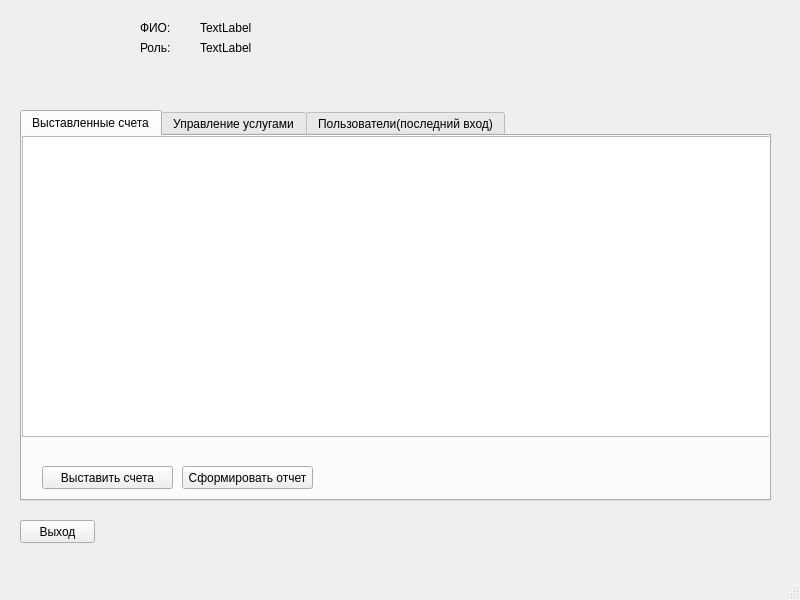
<?xml version="1.0" encoding="UTF-8"?>
<ui version="4.0">
 <class>MainWindow</class>
 <widget class="QMainWindow" name="MainWindow">
  <property name="geometry">
   <rect>
    <x>0</x>
    <y>0</y>
    <width>800</width>
    <height>600</height>
   </rect>
  </property>
  <property name="minimumSize">
   <size>
    <width>800</width>
    <height>600</height>
   </size>
  </property>
  <property name="windowTitle">
   <string>MainWindow</string>
  </property>
  <widget class="QWidget" name="centralwidget">
   <widget class="QLabel" name="label_photo">
    <property name="geometry">
     <rect>
      <x>20</x>
      <y>10</y>
      <width>81</width>
      <height>81</height>
     </rect>
    </property>
    <property name="sizePolicy">
     <sizepolicy hsizetype="Fixed" vsizetype="Fixed">
      <horstretch>0</horstretch>
      <verstretch>0</verstretch>
     </sizepolicy>
    </property>
    <property name="autoFillBackground">
     <bool>true</bool>
    </property>
    <property name="text">
     <string/>
    </property>
    <property name="scaledContents">
     <bool>true</bool>
    </property>
   </widget>
   <widget class="QLabel" name="label_name">
    <property name="geometry">
     <rect>
      <x>200</x>
      <y>20</y>
      <width>311</width>
      <height>16</height>
     </rect>
    </property>
    <property name="text">
     <string>TextLabel</string>
    </property>
   </widget>
   <widget class="QLabel" name="label_role">
    <property name="geometry">
     <rect>
      <x>200</x>
      <y>40</y>
      <width>271</width>
      <height>16</height>
     </rect>
    </property>
    <property name="text">
     <string>TextLabel</string>
    </property>
   </widget>
   <widget class="QStackedWidget" name="mainwidget">
    <property name="geometry">
     <rect>
      <x>20</x>
      <y>110</y>
      <width>761</width>
      <height>391</height>
     </rect>
    </property>
    <property name="currentIndex">
     <number>4</number>
    </property>
    <widget class="QWidget" name="admin">
     <widget class="QTabWidget" name="tabWidget">
      <property name="geometry">
       <rect>
        <x>0</x>
        <y>0</y>
        <width>771</width>
        <height>391</height>
       </rect>
      </property>
      <property name="currentIndex">
       <number>1</number>
      </property>
      <widget class="QWidget" name="users">
       <attribute name="title">
        <string>Пользователи</string>
       </attribute>
       <widget class="QTableView" name="userstable">
        <property name="geometry">
         <rect>
          <x>0</x>
          <y>0</y>
          <width>751</width>
          <height>301</height>
         </rect>
        </property>
        <attribute name="horizontalHeaderStretchLastSection">
         <bool>true</bool>
        </attribute>
        <attribute name="verticalHeaderStretchLastSection">
         <bool>false</bool>
        </attribute>
       </widget>
       <widget class="QPushButton" name="resetbutton">
        <property name="geometry">
         <rect>
          <x>20</x>
          <y>320</y>
          <width>111</width>
          <height>23</height>
         </rect>
        </property>
        <property name="text">
         <string>Сброс пароля</string>
        </property>
       </widget>
       <widget class="QPushButton" name="blockbutton">
        <property name="geometry">
         <rect>
          <x>140</x>
          <y>320</y>
          <width>171</width>
          <height>23</height>
         </rect>
        </property>
        <property name="text">
         <string>Блокировка/Разблокировка</string>
        </property>
       </widget>
      </widget>
      <widget class="QWidget" name="logs">
       <attribute name="title">
        <string>Логирование</string>
       </attribute>
       <widget class="QTableView" name="logtable">
        <property name="geometry">
         <rect>
          <x>0</x>
          <y>0</y>
          <width>751</width>
          <height>301</height>
         </rect>
        </property>
       </widget>
      </widget>
     </widget>
    </widget>
    <widget class="QWidget" name="laborant">
     <widget class="QTabWidget" name="myorderstable_2">
      <property name="geometry">
       <rect>
        <x>0</x>
        <y>0</y>
        <width>771</width>
        <height>391</height>
       </rect>
      </property>
      <property name="currentIndex">
       <number>1</number>
      </property>
      <widget class="QWidget" name="acceptservice">
       <attribute name="title">
        <string>Принять биометриал</string>
       </attribute>
       <widget class="QTableView" name="order_servicestable">
        <property name="geometry">
         <rect>
          <x>0</x>
          <y>0</y>
          <width>751</width>
          <height>301</height>
         </rect>
        </property>
        <attribute name="horizontalHeaderStretchLastSection">
         <bool>true</bool>
        </attribute>
        <attribute name="verticalHeaderStretchLastSection">
         <bool>false</bool>
        </attribute>
       </widget>
       <widget class="QPushButton" name="resetbutton_4">
        <property name="geometry">
         <rect>
          <x>20</x>
          <y>320</y>
          <width>111</width>
          <height>23</height>
         </rect>
        </property>
        <property name="text">
         <string>Принять</string>
        </property>
       </widget>
      </widget>
      <widget class="QWidget" name="acceptedservice">
       <attribute name="title">
        <string>Принятый биометриал</string>
       </attribute>
       <widget class="QTableView" name="logtable_4">
        <property name="geometry">
         <rect>
          <x>0</x>
          <y>0</y>
          <width>751</width>
          <height>301</height>
         </rect>
        </property>
        <attribute name="horizontalHeaderStretchLastSection">
         <bool>true</bool>
        </attribute>
       </widget>
       <widget class="QPushButton" name="resetbutton_5">
        <property name="geometry">
         <rect>
          <x>20</x>
          <y>320</y>
          <width>141</width>
          <height>23</height>
         </rect>
        </property>
        <property name="text">
         <string>Сформировать отчет</string>
        </property>
       </widget>
      </widget>
     </widget>
    </widget>
    <widget class="QWidget" name="laborant_researcher">
     <widget class="QTabWidget" name="laborant_researcher_table">
      <property name="geometry">
       <rect>
        <x>0</x>
        <y>0</y>
        <width>771</width>
        <height>391</height>
       </rect>
      </property>
      <property name="currentIndex">
       <number>0</number>
      </property>
      <widget class="QWidget" name="analizator">
       <attribute name="title">
        <string>Анализатор</string>
       </attribute>
       <widget class="QTableView" name="order_servicestable_2">
        <property name="geometry">
         <rect>
          <x>0</x>
          <y>0</y>
          <width>751</width>
          <height>301</height>
         </rect>
        </property>
        <attribute name="horizontalHeaderStretchLastSection">
         <bool>true</bool>
        </attribute>
        <attribute name="verticalHeaderStretchLastSection">
         <bool>false</bool>
        </attribute>
       </widget>
       <widget class="QPushButton" name="analizatorbutton">
        <property name="geometry">
         <rect>
          <x>20</x>
          <y>320</y>
          <width>201</width>
          <height>23</height>
         </rect>
        </property>
        <property name="text">
         <string>Анализировать биоматериал</string>
        </property>
       </widget>
      </widget>
     </widget>
    </widget>
    <widget class="QWidget" name="patient">
     <widget class="QTabWidget" name="myorderstable">
      <property name="geometry">
       <rect>
        <x>0</x>
        <y>0</y>
        <width>771</width>
        <height>391</height>
       </rect>
      </property>
      <property name="currentIndex">
       <number>0</number>
      </property>
      <widget class="QWidget" name="users_2">
       <attribute name="title">
        <string>Доступные услуги</string>
       </attribute>
       <widget class="QTableView" name="serviceavailabletable">
        <property name="geometry">
         <rect>
          <x>0</x>
          <y>0</y>
          <width>751</width>
          <height>301</height>
         </rect>
        </property>
        <attribute name="horizontalHeaderStretchLastSection">
         <bool>true</bool>
        </attribute>
        <attribute name="verticalHeaderStretchLastSection">
         <bool>false</bool>
        </attribute>
       </widget>
       <widget class="QPushButton" name="createorderbutton">
        <property name="geometry">
         <rect>
          <x>20</x>
          <y>320</y>
          <width>111</width>
          <height>23</height>
         </rect>
        </property>
        <property name="text">
         <string>Создать заказ</string>
        </property>
       </widget>
      </widget>
      <widget class="QWidget" name="logs_2">
       <attribute name="title">
        <string>Мои заказы</string>
       </attribute>
       <widget class="QTableView" name="myorders">
        <property name="geometry">
         <rect>
          <x>0</x>
          <y>0</y>
          <width>751</width>
          <height>301</height>
         </rect>
        </property>
        <attribute name="horizontalHeaderStretchLastSection">
         <bool>true</bool>
        </attribute>
       </widget>
      </widget>
     </widget>
    </widget>
    <widget class="QWidget" name="accountant">
     <widget class="QTabWidget" name="invoices">
      <property name="geometry">
       <rect>
        <x>0</x>
        <y>0</y>
        <width>751</width>
        <height>391</height>
       </rect>
      </property>
      <property name="currentIndex">
       <number>0</number>
      </property>
      <widget class="QWidget" name="tab_3">
       <attribute name="title">
        <string>Выставленные счета</string>
       </attribute>
       <widget class="QTableView" name="logtable_2">
        <property name="geometry">
         <rect>
          <x>0</x>
          <y>0</y>
          <width>751</width>
          <height>301</height>
         </rect>
        </property>
        <attribute name="horizontalHeaderStretchLastSection">
         <bool>true</bool>
        </attribute>
       </widget>
       <widget class="QPushButton" name="invoicebutton">
        <property name="geometry">
         <rect>
          <x>20</x>
          <y>330</y>
          <width>131</width>
          <height>23</height>
         </rect>
        </property>
        <property name="text">
         <string>Выставить счета</string>
        </property>
       </widget>
       <widget class="QPushButton" name="reportbutton">
        <property name="geometry">
         <rect>
          <x>160</x>
          <y>330</y>
          <width>131</width>
          <height>23</height>
         </rect>
        </property>
        <property name="text">
         <string>Сформировать отчет</string>
        </property>
       </widget>
      </widget>
      <widget class="QWidget" name="tab">
       <attribute name="title">
        <string>Управление услугами</string>
       </attribute>
       <widget class="QTableView" name="services">
        <property name="geometry">
         <rect>
          <x>0</x>
          <y>0</y>
          <width>751</width>
          <height>301</height>
         </rect>
        </property>
        <attribute name="horizontalHeaderStretchLastSection">
         <bool>true</bool>
        </attribute>
       </widget>
       <widget class="QPushButton" name="changeservice">
        <property name="geometry">
         <rect>
          <x>150</x>
          <y>330</y>
          <width>131</width>
          <height>23</height>
         </rect>
        </property>
        <property name="text">
         <string>Изменить услугу</string>
        </property>
       </widget>
       <widget class="QPushButton" name="addservice">
        <property name="geometry">
         <rect>
          <x>10</x>
          <y>330</y>
          <width>131</width>
          <height>23</height>
         </rect>
        </property>
        <property name="text">
         <string>Добавить услугу</string>
        </property>
       </widget>
       <widget class="QPushButton" name="archiveservice">
        <property name="geometry">
         <rect>
          <x>290</x>
          <y>330</y>
          <width>131</width>
          <height>23</height>
         </rect>
        </property>
        <property name="text">
         <string>Архивировать услугу</string>
        </property>
       </widget>
      </widget>
      <widget class="QWidget" name="tab_4">
       <attribute name="title">
        <string>Пользователи(последний вход)</string>
       </attribute>
       <widget class="QTableView" name="userslastlogin">
        <property name="geometry">
         <rect>
          <x>0</x>
          <y>0</y>
          <width>751</width>
          <height>301</height>
         </rect>
        </property>
        <attribute name="horizontalHeaderStretchLastSection">
         <bool>true</bool>
        </attribute>
       </widget>
      </widget>
     </widget>
    </widget>
   </widget>
   <widget class="QPushButton" name="exitbutton">
    <property name="geometry">
     <rect>
      <x>20</x>
      <y>520</y>
      <width>75</width>
      <height>23</height>
     </rect>
    </property>
    <property name="text">
     <string>Выход</string>
    </property>
   </widget>
   <widget class="QLabel" name="label_name_2">
    <property name="geometry">
     <rect>
      <x>140</x>
      <y>20</y>
      <width>41</width>
      <height>16</height>
     </rect>
    </property>
    <property name="text">
     <string>ФИО:</string>
    </property>
   </widget>
   <widget class="QLabel" name="label_name_3">
    <property name="geometry">
     <rect>
      <x>140</x>
      <y>40</y>
      <width>41</width>
      <height>16</height>
     </rect>
    </property>
    <property name="text">
     <string>Роль:</string>
    </property>
   </widget>
   <widget class="QLabel" name="label_timer">
    <property name="geometry">
     <rect>
      <x>550</x>
      <y>20</y>
      <width>201</width>
      <height>16</height>
     </rect>
    </property>
    <property name="text">
     <string/>
    </property>
   </widget>
  </widget>
  <widget class="QMenuBar" name="menubar">
   <property name="geometry">
    <rect>
     <x>0</x>
     <y>0</y>
     <width>800</width>
     <height>21</height>
    </rect>
   </property>
  </widget>
  <widget class="QStatusBar" name="statusbar"/>
 </widget>
 <resources/>
 <connections/>
</ui>
